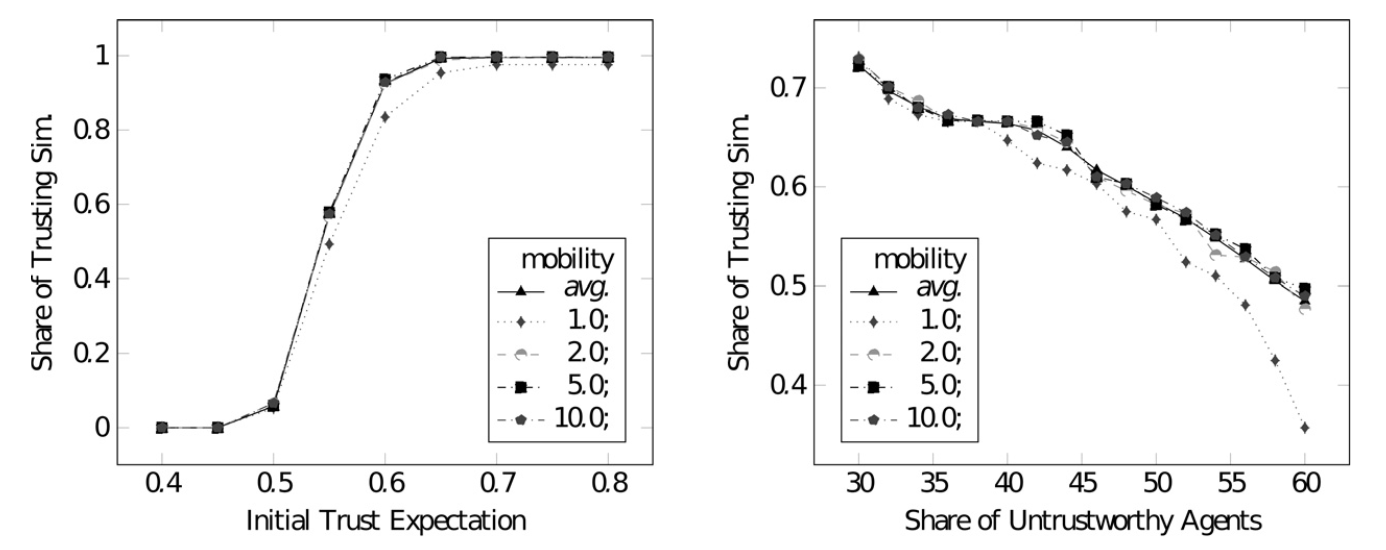
#> input picture imageA.png, 1386 x 550 px
$ python viz2.py
#> lines starting #> are read from the running program, lines starting #| are printed output that depends on the picture
from PIL import Image

imgA = Image.open("imageA.png")
#> imgA is the input picture: PIL image 1386x550 RGBA; mean R, G, B, A 244.8, 244.8, 244.8, 255
imgB = Image.open("imageB.png")
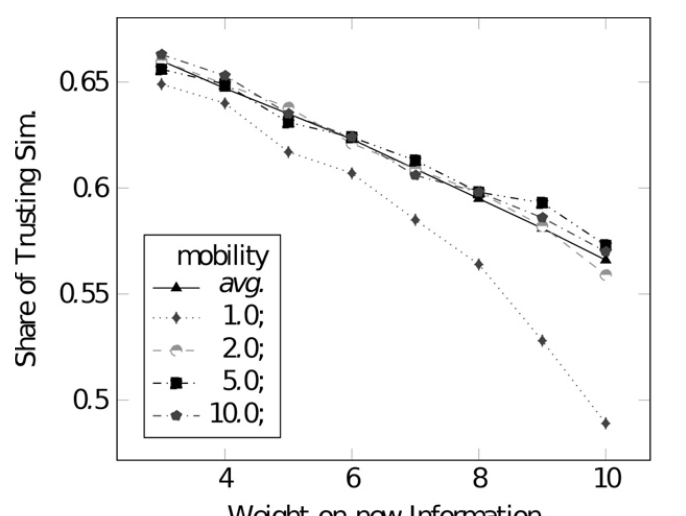
#> input picture imageB.png, 686 x 516 px
#> imgB is the input picture: PIL image 686x516 RGBA; mean R, G, B, A 245.8, 245.8, 245.8, 255
imgC = Image.open("imageC.png")
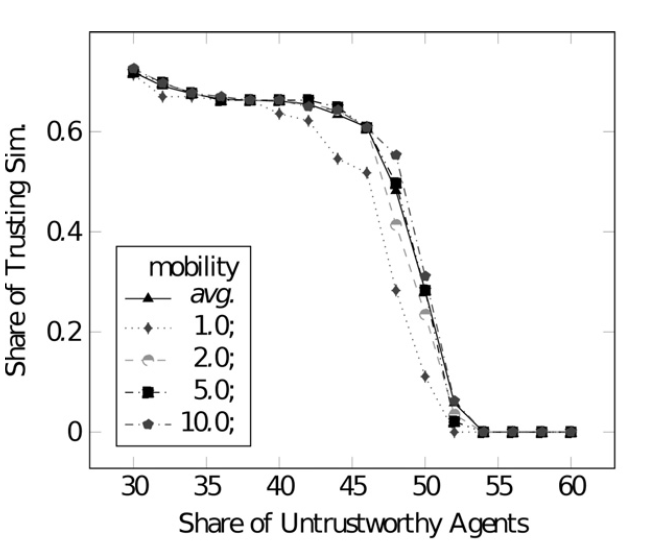
#> input picture imageC.png, 654 x 554 px
#> imgC is the input picture: PIL image 654x554 RGBA; mean R, G, B, A 244.1, 244.1, 244.1, 255

# Resize B and C to same height
target_height = 800
imgB = imgB.resize((int(imgB.width * target_height / imgB.height), target_height))
#> imgB: PIL image 1063x800 RGBA
imgC = imgC.resize((int(imgC.width * target_height / imgC.height), target_height))
#> imgC: PIL image 944x800 RGBA

bottom_width = imgB.width + imgC.width
#> bottom_width = 2007

canvas_width = max(imgA.width, bottom_width)
#> canvas_width = 2007
canvas_height = imgA.height + target_height
#> canvas_height = 1350

canvas = Image.new("RGB", (canvas_width, canvas_height), "white")
#> canvas: PIL image 2007x1350 RGB; every value is 255

# Center top image
canvas.paste(imgA, ((canvas_width - imgA.width)//2, 0))
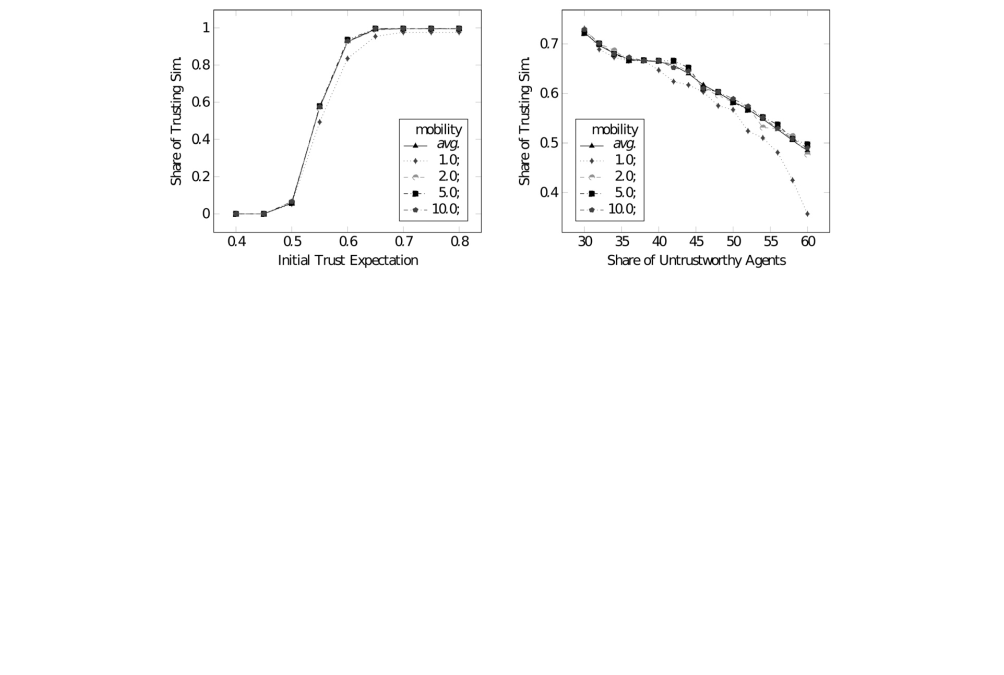
#> canvas: PIL image 2007x1350 RGB (shown at 1/2 size); min 0, max 255, mean 252.1
canvas.paste(imgB, (0, imgA.height))
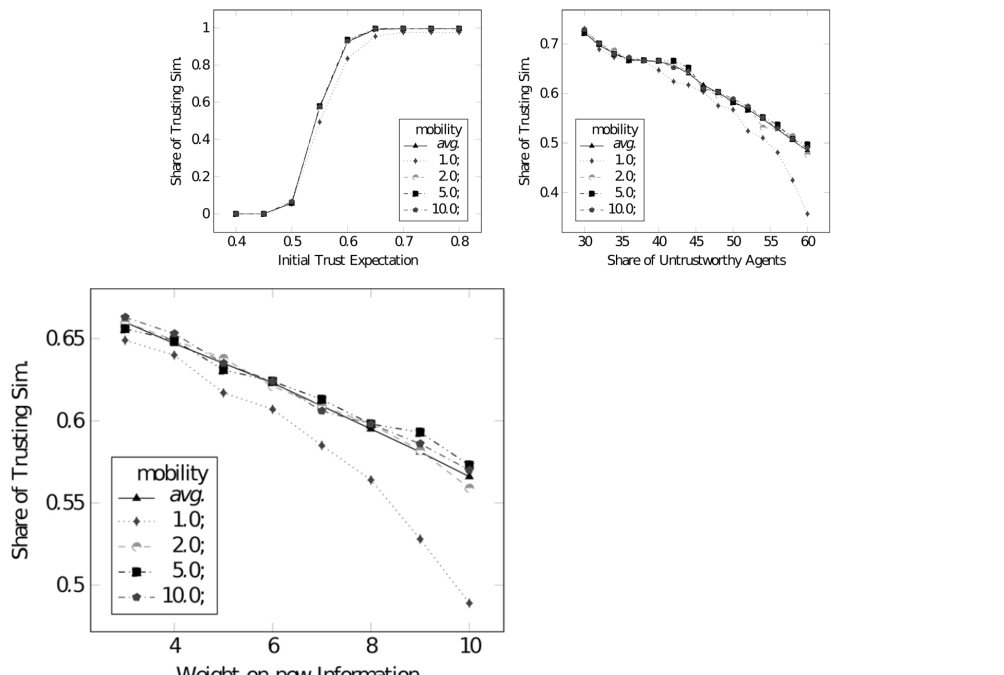
#> canvas: PIL image 2007x1350 RGB (shown at 1/2 size); min 0, max 255, mean 249.2
canvas.paste(imgC, (imgB.width, imgA.height))
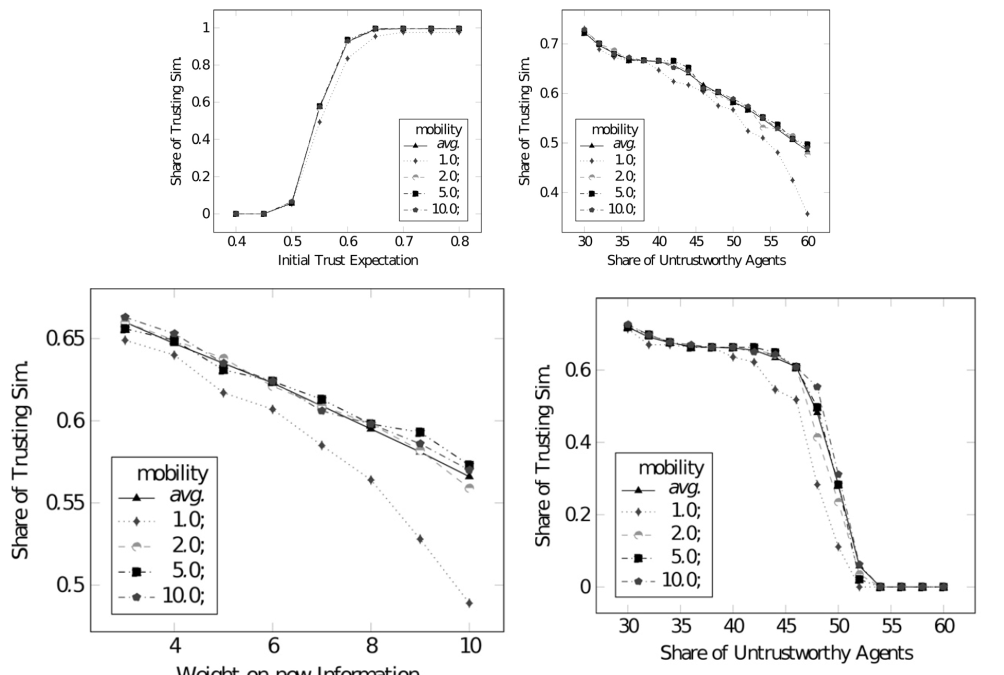
#> canvas: PIL image 2007x1350 RGB (shown at 1/2 size); min 0, max 255, mean 246.2

canvas.save("all_graphs_combined.pdf", "PDF", resolution=300.0)
